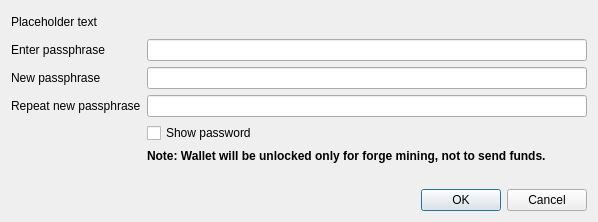
<?xml version="1.0" encoding="UTF-8"?>
<ui version="4.0">
 <class>AskPassphraseDialog</class>
 <widget class="QDialog" name="AskPassphraseDialog">
  <property name="geometry">
   <rect>
    <x>0</x>
    <y>0</y>
    <width>598</width>
    <height>222</height>
   </rect>
  </property>
  <property name="sizePolicy">
   <sizepolicy hsizetype="Preferred" vsizetype="Minimum">
    <horstretch>0</horstretch>
    <verstretch>0</verstretch>
   </sizepolicy>
  </property>
  <property name="minimumSize">
   <size>
    <width>550</width>
    <height>0</height>
   </size>
  </property>
  <property name="windowTitle">
   <string>Passphrase Dialog</string>
  </property>
  <layout class="QVBoxLayout" name="verticalLayout">
   <property name="sizeConstraint">
    <enum>QLayout::SetMinimumSize</enum>
   </property>
   <item>
    <widget class="QLabel" name="warningLabel">
     <property name="text">
      <string notr="true">Placeholder text</string>
     </property>
     <property name="textFormat">
      <enum>Qt::RichText</enum>
     </property>
     <property name="wordWrap">
      <bool>true</bool>
     </property>
    </widget>
   </item>
   <item>
    <layout class="QFormLayout" name="formLayout">
     <property name="sizeConstraint">
      <enum>QLayout::SetMinimumSize</enum>
     </property>
     <property name="fieldGrowthPolicy">
      <enum>QFormLayout::AllNonFixedFieldsGrow</enum>
     </property>
     <item row="0" column="0">
      <widget class="QLabel" name="passLabel1">
       <property name="text">
        <string>Enter passphrase</string>
       </property>
      </widget>
     </item>
     <item row="0" column="1">
      <widget class="QLineEdit" name="passEdit1">
       <property name="echoMode">
        <enum>QLineEdit::Password</enum>
       </property>
      </widget>
     </item>
     <item row="1" column="0">
      <widget class="QLabel" name="passLabel2">
       <property name="text">
        <string>New passphrase</string>
       </property>
      </widget>
     </item>
     <item row="1" column="1">
      <widget class="QLineEdit" name="passEdit2">
       <property name="echoMode">
        <enum>QLineEdit::Password</enum>
       </property>
      </widget>
     </item>
     <item row="2" column="0">
      <widget class="QLabel" name="passLabel3">
       <property name="text">
        <string>Repeat new passphrase</string>
       </property>
      </widget>
     </item>
     <item row="2" column="1">
      <widget class="QLineEdit" name="passEdit3">
       <property name="echoMode">
        <enum>QLineEdit::Password</enum>
       </property>
      </widget>
     </item>
     <item row="3" column="1">
      <widget class="QCheckBox" name="toggleShowPasswordButton">
       <property name="text">
        <string>Show password</string>
       </property>
      </widget>
     </item>
     <item row="4" column="1">
      <widget class="QLabel" name="forgeOnlyLabel">
       <property name="font">
        <font>
         <weight>75</weight>
         <bold>true</bold>
        </font>
       </property>
       <property name="text">
        <string>Note: Wallet will be unlocked only for forge mining, not to send funds.</string>
       </property>
      </widget>
     </item>
     <item row="5" column="1">
      <widget class="QLabel" name="capsLabel">
       <property name="font">
        <font>
         <weight>75</weight>
         <bold>true</bold>
        </font>
       </property>
       <property name="text">
        <string/>
       </property>
       <property name="alignment">
        <set>Qt::AlignCenter</set>
       </property>
      </widget>
     </item>
    </layout>
   </item>
   <item>
    <widget class="QDialogButtonBox" name="buttonBox">
     <property name="orientation">
      <enum>Qt::Horizontal</enum>
     </property>
     <property name="standardButtons">
      <set>QDialogButtonBox::Cancel|QDialogButtonBox::Ok</set>
     </property>
    </widget>
   </item>
  </layout>
 </widget>
 <resources/>
 <connections>
  <connection>
   <sender>buttonBox</sender>
   <signal>accepted()</signal>
   <receiver>AskPassphraseDialog</receiver>
   <slot>accept()</slot>
   <hints>
    <hint type="sourcelabel">
     <x>20</x>
     <y>20</y>
    </hint>
    <hint type="destinationlabel">
     <x>20</x>
     <y>20</y>
    </hint>
   </hints>
  </connection>
  <connection>
   <sender>buttonBox</sender>
   <signal>rejected()</signal>
   <receiver>AskPassphraseDialog</receiver>
   <slot>reject()</slot>
   <hints>
    <hint type="sourcelabel">
     <x>20</x>
     <y>20</y>
    </hint>
    <hint type="destinationlabel">
     <x>20</x>
     <y>20</y>
    </hint>
   </hints>
  </connection>
 </connections>
</ui>
